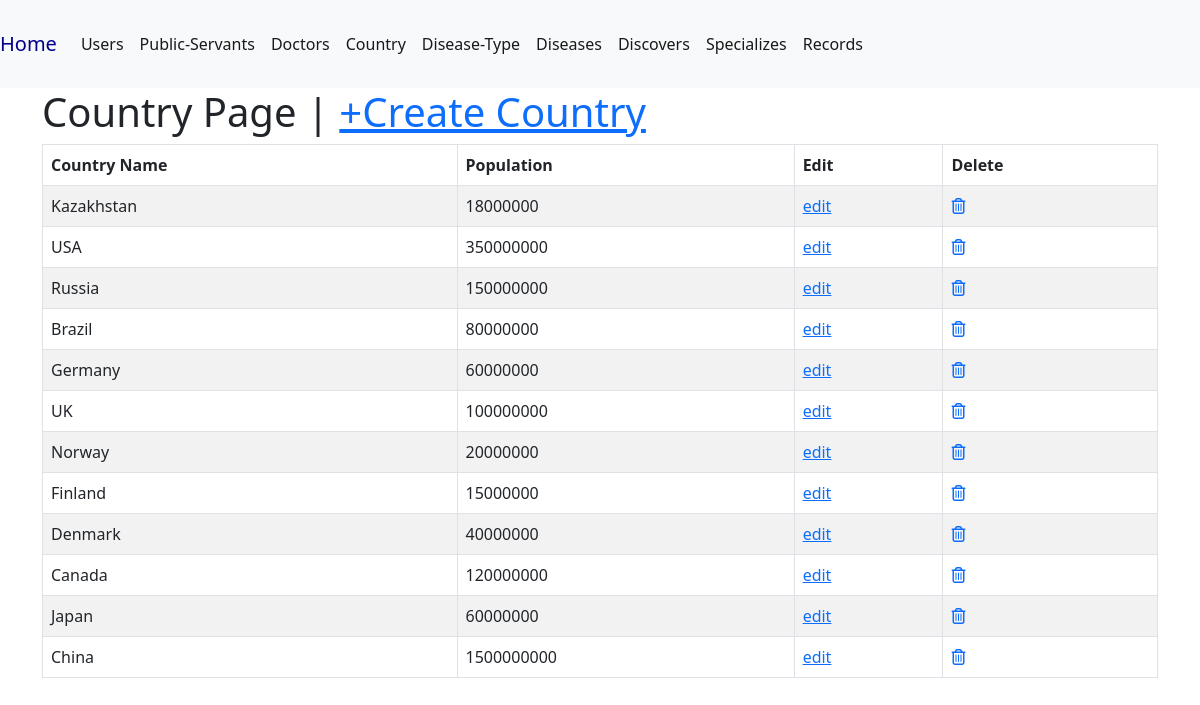
/country/, run on the app's committed database.
### data/models.py (models this page shows, shortened)
class Country(models.Model):
    cname = models.CharField(max_length=50, blank=False, null=False)
    population = models.IntegerField(blank=False, null=False)
    class Meta:
        db_table = "country"
        verbose_name_plural = "country"

### data/views.py (the view)
# urls.py: path('country/', country, name='country'),
def country(request):
    country = Country.objects.all()
    context = {'countries': country}
    return render(request, 'read/country.html', context)

### templates/read/country.html
{% extends 'main.html' %}
{% block content %}
    <div class="container">
        <h1>Country Page | <a href="{% url 'create-country' %}">+Create Country</a></h1>
        <table class="table table-striped table-bordered">
            <thead class="thead-dark">
                <tr>
                    <th scope="col">Country Name</th>
                    <th scope="col">Population</th>
                    <th scope="col">Edit</th>
                    <th scope="col">Delete</th>
                  </tr>
            </thead>
            {% for country in countries %}
            <tr>
              <td>{{country.cname}}</td>
              <td>{{country.population}}</td>
              <td><a href="{% url 'update-country' country.id %}">edit</a></td>
              <td><a href="{% url 'delete-country' country.id %}"><i class="fa fa-trash-o"></i></a></td>
            </tr>
            {% endfor %}
          </table>
    </div>
{% endblock %}

### templates/main.html (shortened to what this page needs)
<!DOCTYPE html>
<html lang="en">
<head>
    <link href="https://cdn.jsdelivr.net/npm/bootstrap@5.2.2/dist/css/bootstrap.min.css" rel="stylesheet">
    <link rel="stylesheet" href="https://cdnjs.cloudflare.com/ajax/libs/font-awesome/4.7.0/css/font-awesome.min.css">
</head>
<body>
    {% include 'navbar.html' %}
    {% block content %}
    {% endblock %}
</body>
</html>

### templates/navbar.html (shortened to what this page needs)
<nav class="navbar navbar-expand-lg navbar-light bg-light nav-fill">
    <div class="collapse navbar-collapse" id="navbarNavAltMarkup">
      <div class="navbar-nav d-flex flex-wrap justify-content-center py-3">
        <a class="navbar-brand" href="{% url 'welcome' %}" style="color:darkblue">Home</a>
        <a class="nav-item nav-link active" href="{% url 'users' %}">Users</a>
        <a class="nav-item nav-link active" href="{% url 'public-servant' %}">Public-Servants</a>
        <a class="nav-item nav-link active" href="{% url 'doctor' %}">Doctors</a>
        <a class="nav-item nav-link active" href="{% url 'country' %}">Country</a>
        <a class="nav-item nav-link active" href="{% url 'disease-type' %}">Disease-Type</a>
        <a class="nav-item nav-link active" href="{% url 'disease' %}">Diseases</a>
        <a class="nav-item nav-link active" href="{% url 'discover' %}">Discovers</a>
        <a class="nav-item nav-link active" href="{% url 'specialize' %}">Specializes</a>
        <a class="nav-item nav-link active" href="{% url 'record' %}">Records</a>
      </div>
    </div>
  </nav>

### data on the page
Country: cname "Kazakhstan", population "18000000"
Country: cname "USA", population "350000000"
Country: cname "Russia", population "150000000"
Country: cname "Brazil", population "80000000"
Country: cname "Germany", population "60000000"
Country: cname "UK", population "100000000"
Country: cname "Norway", population "20000000"
Country: cname "Finland", population "15000000"
Country: cname "Denmark", population "40000000"
Country: cname "Canada", population "120000000"
Country: cname "Japan", population "60000000"
Country: cname "China", population "1500000000"
